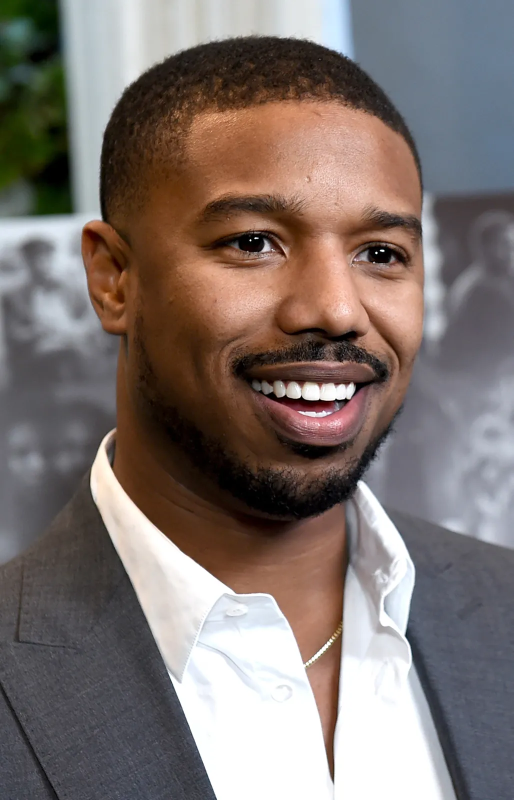
#> input picture Michael-B-Jordan-2019.jpg, 1027 x 1600 px, given in place of the camera (shown at 1/2 size)
$ python iris.py
#> lines starting #> are read from the running program, lines starting #| are printed output that depends on the picture; after the words box and inside, x2 and y2 are one past the last pixel; in counts of white or black regions, pixels touching at a corner belong together
import cv2 as cv
import numpy as np

face_cascade = cv.CascadeClassifier('haarcascade_frontalface_default.xml')
eye_cascade = cv.CascadeClassifier('haarcascade_eye.xml')
detector_params = cv.SimpleBlobDetector_Params()
detector_params.filterByArea = True
detector_params.maxArea = 1500
detector = cv.SimpleBlobDetector_create(detector_params)

# [13 lines of commented-out code are left out]

def separe_img(classifier,img,img_gray):
    coords = classifier.detectMultiScale(img_gray,1.3,5)
    height = np.size(img,0)

    for (x,y,w,h) in coords:
        if y+h > height/2:
            pass

def detect_eye(img,classifier):
    gray_frame = cv.cvtColor(img,cv.COLOR_BGR2GRAY)
    eyes = classifier.detectMultiScale(gray_frame,1.3,5)
    width = np.size(img,1)
    height = np.size(img,0)
    left_eye = None
    right_eye = None

    for (x,y,w,h) in eyes:
        if y > height / 2:
            pass
        eyecenter = x + w / 2  # dividir a imagem em duas partes, assim pegando cada olho
        if eyecenter < width * 0.5:
            left_eye = img[y:y + h, x:x + w]
        else:
            right_eye = img[y:y + h, x:x + w]

    return right_eye, left_eye

def detect_faces(img, classifier):

    gray_frame = cv.cvtColor(img, cv.COLOR_BGR2GRAY)
    coords = classifier.detectMultiScale(gray_frame,1.3,5)

    if len(coords) > 1:
        biggest = (0,0,0,0)
        for i in coords:
            if i[3] > biggest[3]:
                biggest = i
        biggest = np.array([i],np.int32)
    elif len(coords) == 1:
        biggest = coords
    else:
        return None

    for (x,y,w,h) in biggest:
        frame = img[y:y+h,x:x+w]

    return frame

def cut_eyebrows(img):
    height, width = img.shape[:2]
    eyebrow_h = int(height / 4)
    img = img[eyebrow_h:height, 0:width]  # cut eyebrows out (15 px)return img

    return img

def blob_process(img,threshold,detector):

    gray_frame = cv.cvtColor(img, cv.COLOR_BGR2GRAY)
    _, img = cv.threshold(gray_frame, threshold, 255, cv.THRESH_BINARY)
    img = cv.erode(img, None, iterations=3)
    img = cv.dilate(img, None, iterations=5)
    img = cv.blur(img,(5,5))
    keypoints = detector.detect(img)
    print(keypoints)
    return keypoints


def nothing(x):
    pass

def main():
    cap = cv.VideoCapture(0)
    cv.namedWindow('image')
    cv.createTrackbar('threshold', 'image', 0, 255, nothing)
    cv.setWindowProperty('imageeeem',cv.WND_PROP_FULLSCREEN,cv.WINDOW_FULLSCREEN)
    while True:
        _, frame = cap.read()
#> frame is the input picture: shape (1600, 1027, 3); mean B, G, R 110.7, 115, 126.6
        face_frame = detect_faces(frame, face_cascade)
#> in detect_faces, `gray_frame = cv.cvtColor(img, cv.COLOR_BGR2GRAY)`:
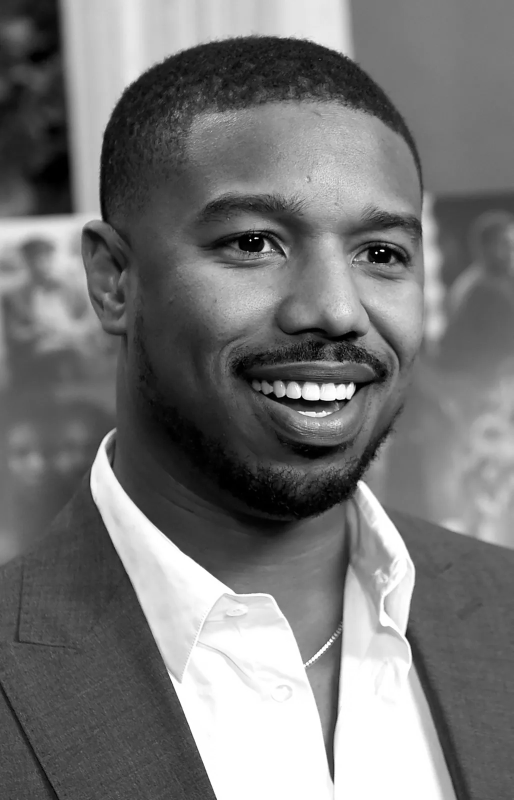
#> gray_frame: shape (1600, 1027) (shown at 1/2 size); min 0, max 255, mean 118
#> in detect_faces, `coords = classifier.detectMultiScale(gray_frame,1.3,5)`: coords = [[323, 248, 628, 628]]
#> the loop in detect_faces, `for (x,y,w,h) in biggest:` made 1 pass
#> pass 1, in detect_faces, `frame = img[y:y+h,x:x+w]`:
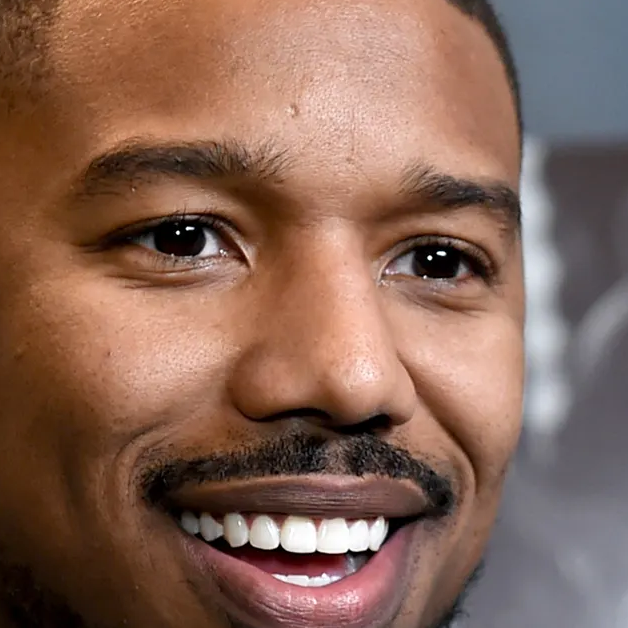
#> frame: shape (628, 628, 3); mean B, G, R 87, 101.7, 135.6
        if face_frame is not None:
            eyes = detect_eye(face_frame, eye_cascade)
#> in detect_eye, `gray_frame = cv.cvtColor(img,cv.COLOR_BGR2GRAY)`:
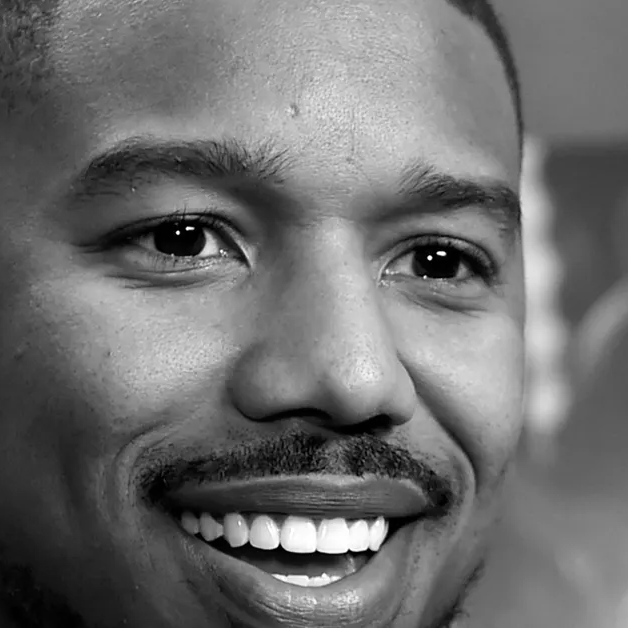
#> gray_frame: shape (628, 628); min 0, max 255, mean 110.1
#> in detect_eye, `eyes = classifier.detectMultiScale(gray_frame,1.3,5)`: eyes = [[364, 198, 131, 131], [98, 152, 175, 175]]
#> in detect_eye, `width = np.size(img,1)`: width = 628
#> the loop in detect_eye, `for (x,y,w,h) in eyes:` made 2 passes
#> (x, y, w, h, eyecenter) on passes 1 to 2: (364, 198, 131, 131, 429.5), (98, 152, 175, 175, 185.5)
#> pass 1, in detect_eye, `right_eye = img[y:y + h, x:x + w]`:
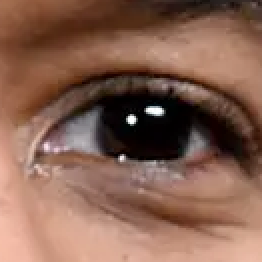
#> right_eye: shape (131, 131, 3) (shown 2 times larger); mean B, G, R 81, 97.2, 134.4
            for eye in eyes:
                if eye is not None:
                    threshold = cv.getTrackbarPos('threshold', 'image')
                    eye = cut_eyebrows(eye)
                    keypoints = blob_process(eye, threshold, detector)
#> in blob_process, `gray_frame = cv.cvtColor(img, cv.COLOR_BGR2GRAY)`:
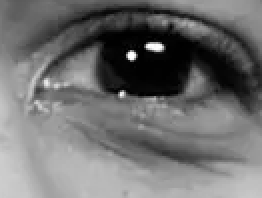
#> gray_frame: shape (99, 131) (shown 2 times larger); min 0, max 255, mean 111.1
#> in blob_process, `_, img = cv.threshold(gray_frame, threshold, 255, cv.THRESH_BINARY)`: img: shape (99, 131); 99.5% white; black in thin lines or dots, all inside (x1, y1, x2, y2) = (52, 17, 101, 46)
#> in blob_process, `img = cv.erode(img, None, iterations=3)`: img: shape (99, 131); 94% white; 2 black regions, box (x1, y1, x2, y2) and area: (49, 14, 104, 37) 730, (55, 42, 62, 49) 49
#> in blob_process, `img = cv.dilate(img, None, iterations=5)`:
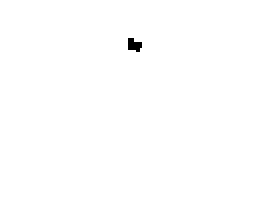
#> img: shape (99, 131) (shown 2 times larger); 99.7% white; 1 black region, box (x1, y1, x2, y2) and area: (64, 19, 71, 26) 35
#> in blob_process, `keypoints = detector.detect(img)`: keypoints = 1 keypoints; (x, y, size): (67, 22, 8.2)
#> (printed output is left out)
#> keypoints = 1 keypoints; (x, y, size): (67, 22, 8.2)
                    eye = cv.drawKeypoints(eye, keypoints, eye, (0, 0, 255), cv.DRAW_MATCHES_FLAGS_DRAW_RICH_KEYPOINTS)
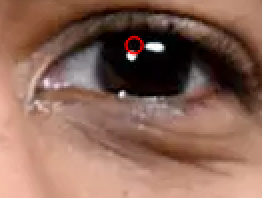
#> eye: shape (99, 131, 3) (shown 2 times larger); mean of channels 0, 1, 2 87, 101.9, 138.8; drawn as B, G, R
        cv.imshow('image', frame)
        if cv.waitKey(1) & 0xFF == ord('q'):
#> (key q is pressed here)
            break
    cap.release()
    cv.destroyAllWindows()

if __name__ == "__main__":
    main()
